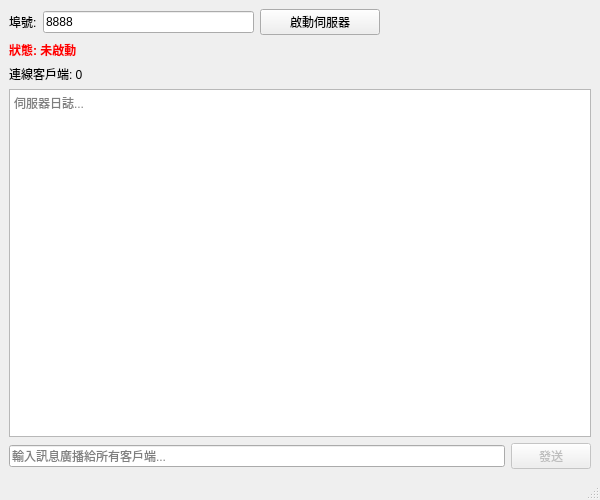
<?xml version="1.0" encoding="UTF-8"?>
<ui version="4.0">
 <class>ServerWindow</class>
 <widget class="QMainWindow" name="ServerWindow">
  <property name="geometry">
   <rect>
    <x>0</x>
    <y>0</y>
    <width>600</width>
    <height>500</height>
   </rect>
  </property>
  <property name="windowTitle">
   <string>TCP Server</string>
  </property>
  <widget class="QWidget" name="centralwidget">
   <layout class="QVBoxLayout" name="verticalLayout">
    <item>
     <layout class="QHBoxLayout" name="horizontalLayout">
      <item>
       <widget class="QLabel" name="labelPort">
        <property name="text">
         <string>埠號:</string>
        </property>
       </widget>
      </item>
      <item>
       <widget class="QLineEdit" name="lineEditPort">
        <property name="text">
         <string>8888</string>
        </property>
        <property name="maxLength">
         <number>5</number>
        </property>
       </widget>
      </item>
      <item>
       <widget class="QPushButton" name="btnStartStop">
        <property name="text">
         <string>啟動伺服器</string>
        </property>
        <property name="minimumSize">
         <size>
          <width>120</width>
          <height>0</height>
         </size>
        </property>
       </widget>
      </item>
      <item>
       <spacer name="horizontalSpacer">
        <property name="orientation">
         <enum>Qt::Horizontal</enum>
        </property>
        <property name="sizeHint" stdset="0">
         <size>
          <width>40</width>
          <height>20</height>
         </size>
        </property>
       </spacer>
      </item>
     </layout>
    </item>
    <item>
     <widget class="QLabel" name="labelStatus">
      <property name="text">
       <string>狀態: 未啟動</string>
      </property>
      <property name="styleSheet">
       <string notr="true">font-weight: bold; color: red;</string>
      </property>
     </widget>
    </item>
    <item>
     <widget class="QLabel" name="labelClients">
      <property name="text">
       <string>連線客戶端: 0</string>
      </property>
     </widget>
    </item>
    <item>
     <widget class="QTextEdit" name="textEditLog">
      <property name="readOnly">
       <bool>true</bool>
      </property>
      <property name="placeholderText">
       <string>伺服器日誌...</string>
      </property>
     </widget>
    </item>
    <item>
     <layout class="QHBoxLayout" name="horizontalLayout_2">
      <item>
       <widget class="QLineEdit" name="lineEditMessage">
        <property name="placeholderText">
         <string>輸入訊息廣播給所有客戶端...</string>
        </property>
       </widget>
      </item>
      <item>
       <widget class="QPushButton" name="btnSend">
        <property name="text">
         <string>發送</string>
        </property>
        <property name="minimumSize">
         <size>
          <width>80</width>
          <height>0</height>
         </size>
        </property>
        <property name="enabled">
         <bool>false</bool>
        </property>
       </widget>
      </item>
     </layout>
    </item>
   </layout>
  </widget>
  <widget class="QMenuBar" name="menubar">
   <property name="geometry">
    <rect>
     <x>0</x>
     <y>0</y>
     <width>600</width>
     <height>21</height>
    </rect>
   </property>
  </widget>
  <widget class="QStatusBar" name="statusbar"/>
 </widget>
 <resources/>
 <connections/>
</ui>
